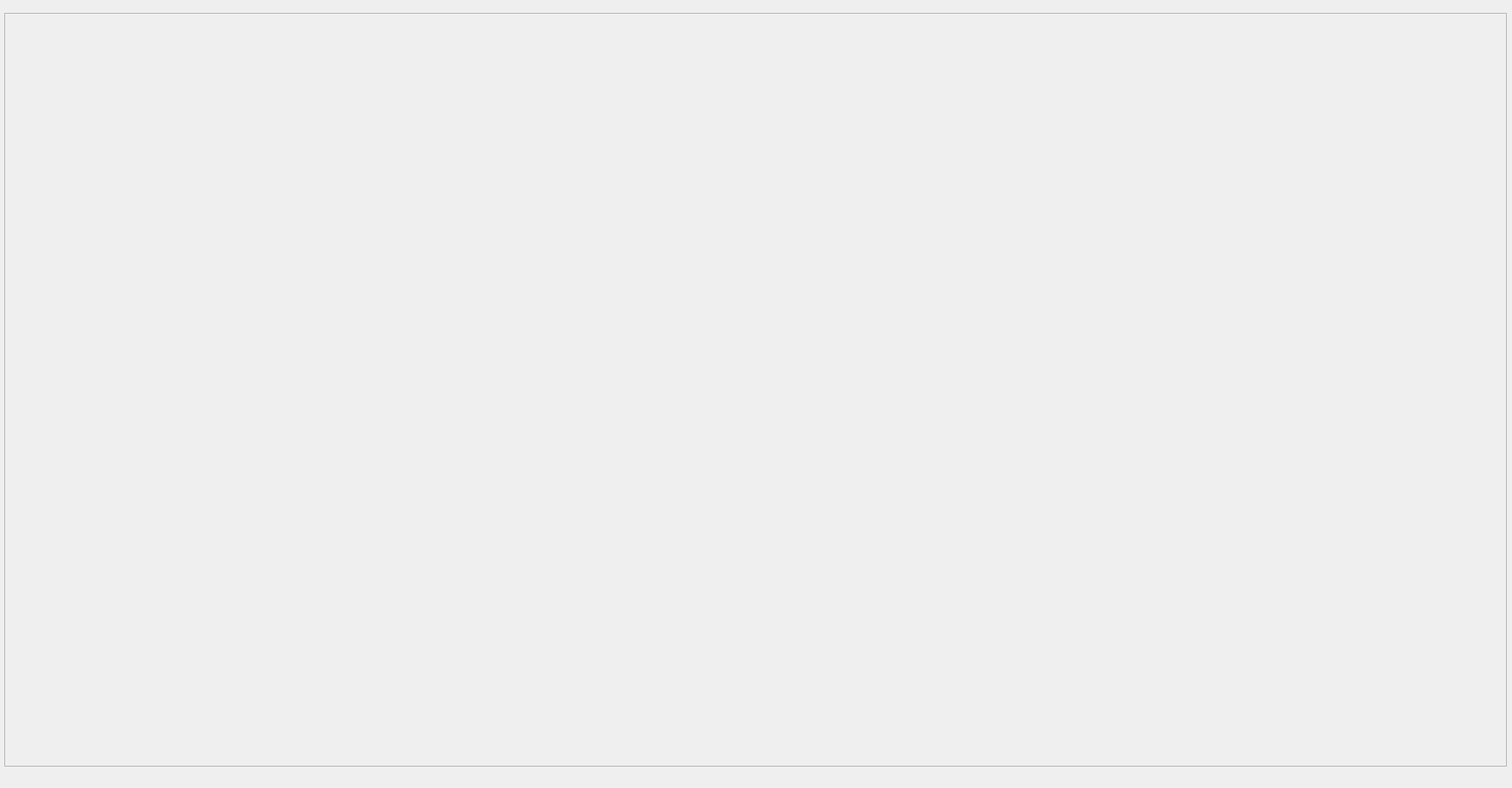
<?xml version="1.0" encoding="UTF-8"?>
<ui version="4.0">
 <class>workmanagement</class>
 <widget class="QWidget" name="workmanagement">
  <property name="geometry">
   <rect>
    <x>0</x>
    <y>0</y>
    <width>1766</width>
    <height>920</height>
   </rect>
  </property>
  <property name="windowTitle">
   <string>Form</string>
  </property>
  <widget class="QFrame" name="frame">
   <property name="geometry">
    <rect>
     <x>5</x>
     <y>15</y>
     <width>1755</width>
     <height>880</height>
    </rect>
   </property>
   <property name="frameShape">
    <enum>QFrame::StyledPanel</enum>
   </property>
   <property name="frameShadow">
    <enum>QFrame::Raised</enum>
   </property>
  </widget>
 </widget>
 <resources/>
 <connections/>
 <designerdata>
  <property name="gridDeltaX">
   <number>5</number>
  </property>
  <property name="gridDeltaY">
   <number>5</number>
  </property>
  <property name="gridSnapX">
   <bool>true</bool>
  </property>
  <property name="gridSnapY">
   <bool>true</bool>
  </property>
  <property name="gridVisible">
   <bool>false</bool>
  </property>
 </designerdata>
</ui>
